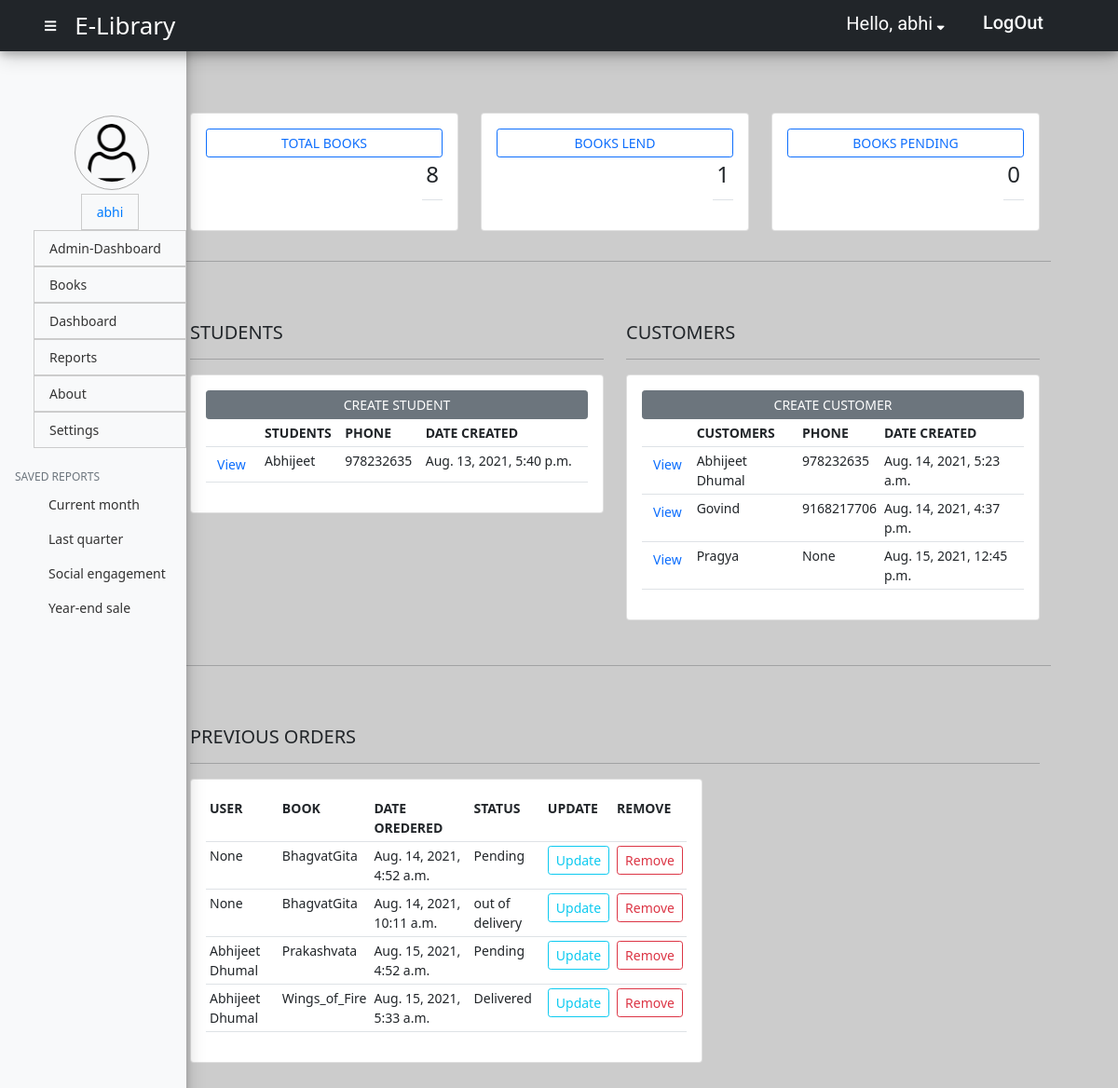
Before: /elibrary/admin_dashboard/ (signed in) with the older database file.
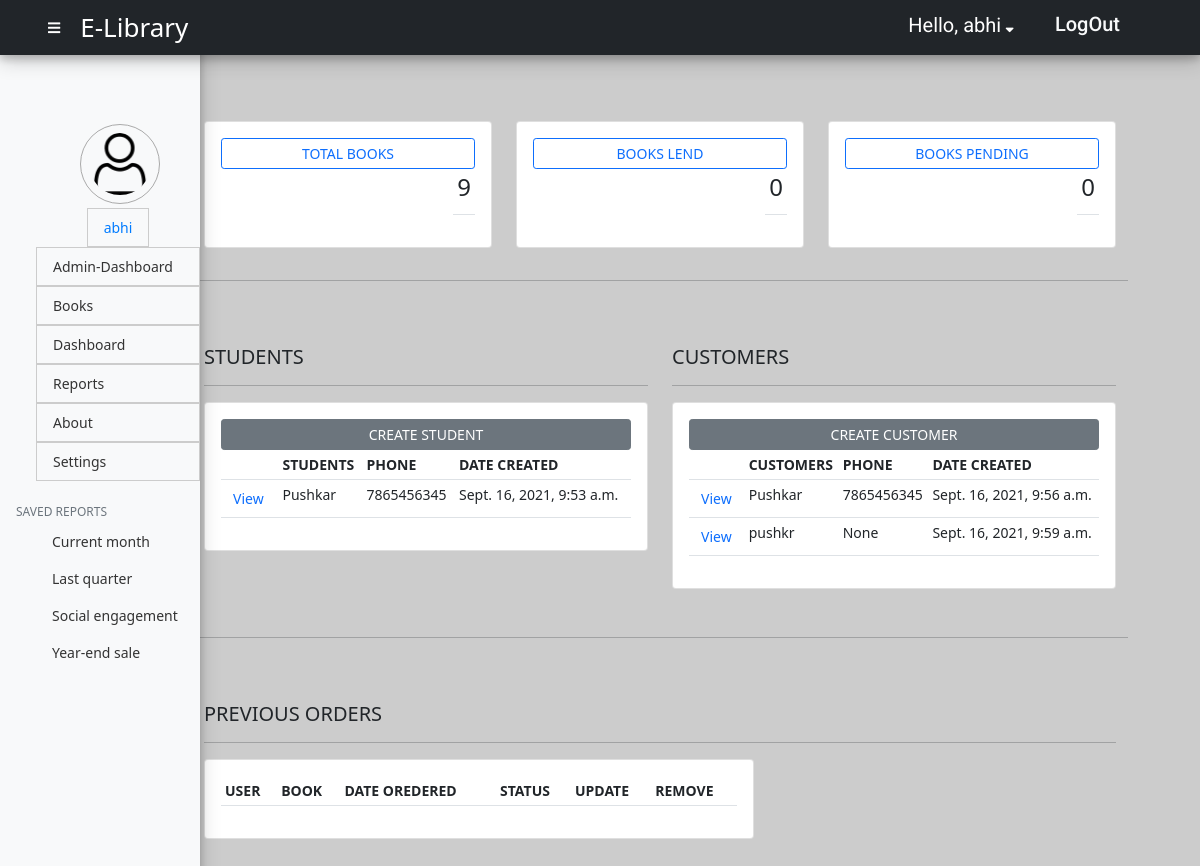
After: the same page with the newer database file.
### api/models.py (models this page shows, shortened)
class Student(models.Model):
    user = models.OneToOneField(User, null=True, on_delete= models.CASCADE)
    name = models.CharField(max_length=200, null=True)
    phone = models.CharField(max_length=200, null=True)
    email = models.CharField(max_length=200, null=True)
    date_created = models.DateTimeField(auto_now_add=True, null=True)
    profile_pic = models.ImageField(default="user1.png",null= True, blank= True)

class Customer(models.Model):
    user = models.OneToOneField(User, null=True, on_delete= models.CASCADE)
    name = models.CharField(max_length=200, null=True)
    phone = models.CharField(max_length=200, null=True)
    email = models.CharField(max_length=200, null=True)
    date_created = models.DateTimeField(auto_now_add=True, null=True)
    profile_pic = models.ImageField(default="user1.png",null= True, blank= True)
    def __str__(self):
        if self.name==None:
            return "ERROR-CUSTOMER NAME IS NULL"
        return self.name

class Order(models.Model):
    STATUS=(
        ('Pending','Pending'),
        ('out of delivery','out of delivery'),
        ('Delivered','Delivered'),
    )
    customer = models.ForeignKey(Customer, null=True, on_delete= models.SET_NULL)
    book = models.ForeignKey(Book, null=True, on_delete= models.SET_NULL)
    status = models.CharField(max_length=200, null=True, choices=STATUS)
    date_created = models.DateTimeField(auto_now_add=True, null=True)

class Book(models.Model):
    CATEGORY=(
        ('Novel','Novel'),
        ('Literature','Literature'),
    )
    STATUS=(
        ('Pending','Pending'),
        ('Returned','Returned'),
    )
    name = models.CharField(max_length=200, null=True)
    price = models.FloatField(null=True)
    category = models.CharField(max_length=200, null=True, choices=CATEGORY)
    description = models.CharField(max_length=200, null=True)
    status = models.CharField(max_length=200, null=True, choices=STATUS)
    date_created = models.DateTimeField(auto_now_add=True, null=True)
    tags = models.ManyToManyField(Tag)
    def __str__(self):
        return self.name

### api/decorators.py (the view)
        def wrapper_func(request,*args,**kwargs):
            group = None
            if request.user.groups.exists():
                group = request.user.groups.all()[0].name
            if group in allowed_roles:
                print('working',allowed_roles)
                return view_func(request,*args,**kwargs)
            else:
                return redirect('books')

### api/views.py (called while the page is built)
@login_required(login_url='home')
@allowed_users(allowed_roles=['admin'])
def admin_dashboard(request):
    customers = Customer.objects.all()
    students = Student.objects.all()
    orders = Order.objects.all()
    lends = Lend.objects.all()
    cou = lends.count()
    books = Book.objects.all()
    total_books = books.count()
    total_orders = orders.count()
    delivered = orders.filter(status='Delivered').count()
    pending = orders.filter(status='pending').count()
    context = {'customers':customers,'students':students,'lends':lends,'cou':cou,'orders':orders,'books': books,'total_books':total_books,'total_orders':total_orders,'delivered':delivered,'pending':pending}
    return render(request,'admin_dashboard.html',context)

### api/templates/admin_dashboard.html (shortened to what this page needs)
{% extends 'api_base.html' %}
{% block content %}
<div class="row" style="margin-top:50px;">
    <div class="col-md-4">
        <div class="card card-body">
            <a class="btn btn-outline-primary btn-sm btn-block" href="">TOTAL BOOKS</a>
            <table class="table table-sm">
                <tr>
                    <th style="float:right;">
                        <h4>{{total_books}}</h4>
                    </th>
                </tr>
            </table>
        </div>
    </div>
    <div class="col-md-4">
        <div class="card card-body">
            <a class="btn btn-outline-primary btn-sm btn-block" href="">BOOKS LEND</a>
            <table class="table table-sm">
                <tr>
                    <th style="float:right;">
                        <h4>{{delivered}}</h4>
                    </th>
                </tr>
            </table>
        </div>
    </div>
    <div class="col-md-4">
        <div class="card card-body">
            <a class="btn btn-outline-primary btn-sm btn-block" href="">BOOKS PENDING</a>
            <table class="table table-sm">
                <tr>
                    <th  style="float:right;">
                        <h4>{{pending}}</h4>
                    </th>
                </tr>
            </table>
        </div>
    </div>
    <hr style="margin-top:4vh;">
</div>
<div class=" row m_content">
    <div class="col-md-6">
        <h5>STUDENTS</h5>
        <hr>
        <div class="card card-body">
            <a class="btn btn-secondary btn-sm btn-block" href="{% url 'create_student' %}">CREATE STUDENT</a>
            <table class="table table-sm">
                <tr>
                    <th></th>
                    <th>STUDENTS</th>
                    <th>PHONE</th>
                    <th>DATE CREATED</th>
                </tr>
                {% for student in students %}
                <tr>
                    <td><a class="btn btn-outline-primary btn-sm" style="border:0px" href="{% url 'students' student.id %}">View</a></td>
                    <td>{{student.name}}</td>
                    <td>{{student.phone}}</td>
                    <td>{{student.date_created}}</td>
                </tr>
                {% endfor %}
            </table>
        </div>
    </div>
    <div class="col-md-6">
        <h5>CUSTOMERS</h5>
        <hr>
        <div class="card card-body">
            <a class="btn btn-secondary btn-sm btn-block" href="{% url 'create_customer' %}">CREATE CUSTOMER</a>
            <table class="table table-sm">
                <tr>
                    <th></th>
                    <th>CUSTOMERS</th>
                    <th>PHONE</th>
                    <th>DATE CREATED</th>
                </tr>
                {% for customer in customers %}
                <tr>
                    <td><a class="btn btn-outline-primary btn-sm" style="border:0px" href="{% url 'customers' customer.id %}">View</a></td>
                    <td>{{customer.name}}</td>
                    <td>{{customer.phone}}</td>
                    <td>{{customer.date_created}}</td>
                </tr>
                {% endfor %}
            </table>
        </div>
    </div>
</div>
<div class="row"><hr></div>
<div class="row m_content">
    <div class="col-md-12">
        <h5>PREVIOUS ORDERS</h5>
        <hr>
        <div class="card card-body" style="width:550px">
            <table class="table table-sm">
                <tr>
                    <th>USER</th>
                    <th>BOOK</th>
                    <th>DATE OREDERED</th>
                    <th>STATUS</th>
                    <th>UPDATE</th>
                    <th>REMOVE</th>
                </tr>
                {% for order in orders %}
                <tr>
                    <td>{{order.customer}}</td>
                    <td>{{order.book}}</td>
                    <td>{{order.date_created}}</td>
                    <td>{{order.status}}</td>
                    <td><a class="btn btn-outline-info btn-sm" href="{% url 'update_order' order.id %}">Update</a></td>
                    <td><a class="btn btn-outline-danger btn-sm" href="{% url 'delete_order' order.id %}">Remove</a></td>
                </tr>
                {% endfor %}
            </table>
        </div>
    </div>
</div>
{% endblock %}

### api/templates/api_base.html (shortened to what this page needs)
<!doctype html>
<html lang="en">
<head>
    {% load static %}
    <link href="https://cdn.jsdelivr.net/npm/bootstrap@5.0.2/dist/css/bootstrap.min.css" rel="stylesheet"
>
    <link rel="stylesheet" href="https://cdnjs.cloudflare.com/ajax/libs/font-awesome/5.15.3/css/all.min.css">
    <link rel="stylesheet" href="{% static 'CSS/api.css' %}">
    <link rel="stylesheet" href="{% static 'CSS/testutils.css' %}">
</head>
<body>
    <nav class="navbar navbar-dark sticky-top bg-dark flex-md-nowrap p-0">
        <div><i class="fas fa-bars" id="sidebar_btn" onclick="togglemenu()" style="color:white;margin-left: 4vw;"></i>
        </div>
        <div class="p-2"><a class="navbar-brand col-sm-3 col-md-2 mr-0" href="{% url 'admin_dashboard' %}"
                style="font-size: 26px;margin-right: 58vw;">E-Library</a></div>
        <div>
            <ul class="navbar-nav px-3">
                <li class="nav-item" style="margin-top: 5px;margin-right: 21px;">
                    <a class=" p-0 font2" style="text-decoration: none;color:white;margin-top:12px">
                        <span class="mr-2" style="font-size:20px;">Hello, {{request.user}}</span><i
                            class="fas fa-sort-down mx-1" data-bs-toggle="modal" data-bs-target="#optionModal"></i>
                    </a>
                </li>
                <li class="nav-item text-nowrap" style="padding-top:3px;padding-bottom:3px;">
                    <button class="btn btn-outline-light btn-sm ml-3 mx-2" style="border:0px;" data-bs-toggle="modal"
                        data-bs-target="#logoutModal">
                        <h5 class="font2">LogOut</h5>
                    </button>
                </li>
            </ul>
        </div>
    </nav>
    <div class="container-fluid">
        <div class="row my-3">
            <nav class="bg-light sidebar" id="sidebar">
                <div class="sidebar-sticky">
                    <ul class="nav flex-column" style="margin-top:60px;">
                        <div class="nav-item" style="margin-left: 80px;">
                            <span><img id="profile-pic" class="p-2 mb-1" src="{% static 'images/user.png' %}" alt="User_image" style="max-width:80px;max-height:80px;margin:0 auto;border:1px solid #aaa;border-radius: 50%;"></span>
                        </div>
                        <li class="nav-item" style="display:flex;justify-content: center;">
                            <a class="nav-link active" href="{% url 'customers' 19 %}" style="border:1px solid #ccc;">{{request.user}}</a>
                        </li>
                        {% if request.user.is_staff %}
                        <li class="nav-item">
                            <a class="nav-link" href="{% url 'admin_dashboard'  %}" style="border:1px solid #ccc;">
                                Admin-Dashboard <span class="sr-only">(current)</span>
                            </a>
                        </li>
                        <li class="nav-item">
                            <a class="nav-link" href="{% url 'books' %}" style="border:1px solid #ccc;">
                                Books
                            </a>
                        </li>
                        <li class="nav-item">
                            <a class="nav-link" href="{% url 'dashboard' %} " style="border:1px solid #ccc;">
                                Dashboard <span class="sr-only">(current)</span>
                            </a>
                        </li>
                        <li class="nav-item">
                            <a class="nav-link" href="{% url 'elibrary_reports' %}" style="border:1px solid #ccc;">
                                Reports
                            </a>
                        </li>
                        <li class="nav-item">
                            <a class="nav-link" href="{% url 'elibrary_about' %}" style="border:1px solid #ccc;">
                                About
                            </a>
                        </li>
                        <li class="nav-item">
                            <a class="nav-link" href="{% url 'elibrary_settings' %}" style="border:1px solid #ccc;">
                                Settings
                            </a>
                        </li>
                        {% endif %}
                    </ul>
                    <h6
                        class="sidebar-heading d-flex justify-content-between align-items-center px-3 mt-4 mb-1 text-muted">
                        <span>Saved reports</span>
                    </h6>
                    <ul class="nav flex-column mb-2">
                        <li class="nav-item">
                            <a class="nav-link" href="#">
                                Current month
                            </a>
                        </li>
                        <li class="nav-item">
                            <a class="nav-link" href="#">
                                Last quarter
                            </a>
                        </li>
                        <li class="nav-item">
                            <a class="nav-link" href="#">
                                Social engagement
                            </a>
                        </li>
                        <li class="nav-item">
                            <a class="nav-link" href="#">
                                Year-end sale
                            </a>
                        </li>
                    </ul>
                </div>
            </nav>
            {% block content %}{% endblock %}
</body>
</html>

### static/CSS/api.css (style rules this page uses)
* { margin: 0; padding: 0; }
body { font-size: .875rem; background-color: #ccc; }
.row { margin-left: 7vw; margin-bottom: 6vh; width: 80vw; display: flex; flex-direction: row; }
#sidebar { display: block; position: fixed; top: 0; bottom: 0; left: 0%; z-index: 1; width:200px; transition:0.3s; padding: 0; box-shadow: 0 4px 8px 0 rgba(0, 0, 0, 0.2), 0 6px 20px 0 rgba(0, 0, 0, 0.19); -webkit-box-shadow: 0 4px 8px 0 rgba(0, 0, 0, 0.2), 0 6px 20px 0 rgba(0, 0, 0, 0.19); -moz-box-shadow: 0 4px 8px 0 rgba(0, 0, 0, 0.2), 0 6px 20px 0 rgba(0, 0, 0, 0.19); }
.sidebar-sticky { position: -webkit-sticky; position: sticky; margin-top: 7vh; height: calc(100vh - 48px); padding-top: .5rem; }
.sidebar .nav-link { font-weight: 500; color: #333; }
.sidebar .nav-link.active { color: #007bff; }
.sidebar-heading { font-size: .75rem; text-transform: uppercase; }
.navbar-dark { display: flex; flex-direction: row; flex-wrap: wrap; width:100%; box-shadow: 0 4px 8px 0 rgba(0, 0, 0, 0.2), 0 6px 20px 0 rgba(0, 0, 0, 0.19); -webkit-box-shadow: 0 4px 8px 0 rgba(0, 0, 0, 0.2), 0 6px 20px 0 rgba(0, 0, 0, 0.19); -moz-box-shadow: 0 4px 8px 0 rgba(0, 0, 0, 0.2), 0 6px 20px 0 rgba(0, 0, 0, 0.19); }
.navbar-brand { padding-left: 0vw; padding-right: 0vw; margin-left: 1vw; width:0%; padding-top: .75rem; padding-bottom: .75rem; font-size: 1rem; }
.navbar-nav { display: flex; flex-direction: row; margin-right: 4vw; }
.nav-link { margin-left: 3vw; }

### static/CSS/testutils.css (style rules this page uses)
:root { --font1:'Baloo Bhaina 2', cursive; --font2: 'Roboto', sans-serif; --font3: 'poppins', sans-serif; --font4: 'palette mosaic', sans-serif; --font5: 'abril fatface', sans-serif; --font6: 'pacifico', sans-serif; }
.font2 { font-family: var(--font2); }

### api/templates/admin_dashboard.html (style rules this page uses)
.row { margin-left: 7vw; margin-bottom: 6vh; width: 80vw; display: flex; flex-direction: row; }

Changed rows visible on the page:
removed Student: name "Abhijeet", phone "978232635", date_created "Aug. 13, 2021, 5:40 p.m."
removed Customer: name "Abhijeet Dhumal", phone "978232635", date_created "Aug. 14, 2021, 5:23 a.m."
removed Customer: name "Govind", phone "9168217706", date_created "Aug. 14, 2021, 4:37 p.m."
removed Customer: name "Pragya", phone "None", date_created "Aug. 15, 2021, 12:45 p.m."
removed Order: customer "None", book "BhagvatGita", date_created "Aug. 14, 2021, 4:52 a.m.", status "Pending"
removed Order: customer "None", book "BhagvatGita", date_created "Aug. 14, 2021, 10:11 a.m.", status "out of delivery"
removed Order: customer "Abhijeet Dhumal", book "Prakashvata", date_created "Aug. 15, 2021, 4:52 a.m.", status "Pending"
removed Order: customer "Abhijeet Dhumal", book "Wings_of_Fire", date_created "Aug. 15, 2021, 5:33 a.m.", status "Delivered"
added Student: name "Pushkar", phone "7865456345", date_created "Sept. 16, 2021, 9:53 a.m."
added Customer: name "Pushkar", phone "7865456345", date_created "Sept. 16, 2021, 9:56 a.m."
added Customer: name "pushkr", phone "None", date_created "Sept. 16, 2021, 9:59 a.m."
Other visible differences:
{{ total_books }}: "8" → "9"
{{ delivered }}: "1" → "0"
